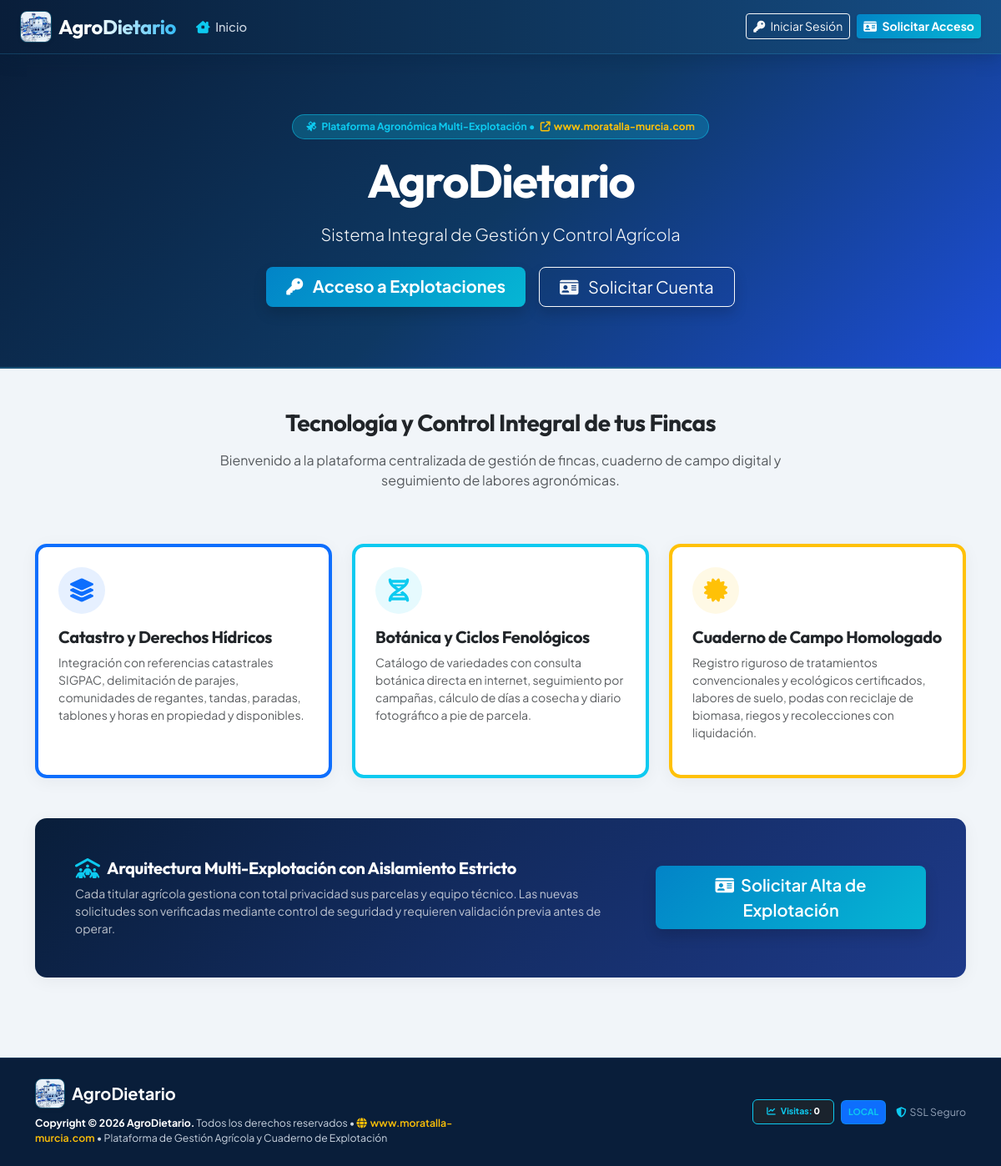
The app's page /views/home.php with its own data.
### tables this page shows
CREATE TABLE configuracion_web (
    id_config INT AUTO_INCREMENT PRIMARY KEY,
    titulo_portal VARCHAR(150) NOT NULL DEFAULT 'AgroDietario - Gestión Agrícola',
    subtitulo_portal VARCHAR(255) NULL DEFAULT 'Control agronómico, trazabilidad de fincas y cuaderno de explotación digital',
    descripcion_bienvenida TEXT NULL,
    telefono_soporte VARCHAR(50) NULL,
    email_contacto VARCHAR(120) NULL,
    permitir_registro_publico TINYINT(1) NOT NULL DEFAULT 1,
    usar_captcha TINYINT(1) NOT NULL DEFAULT 1,
    mensaje_pendiente_aprobacion TEXT NULL,
    color_primario VARCHAR(20) DEFAULT '#2e7d32',
    fanegas_por_hectarea DECIMAL(8,4) NOT NULL DEFAULT 3.0000,
    actualizado_el TIMESTAMP DEFAULT CURRENT_TIMESTAMP ON UPDATE CURRENT_TIMESTAMP
);

### src/Services/Auth.php (called while the page is built, shortened)
<?php
class Auth {
    public static function check() {
        return !empty($_SESSION['user_id']);
    }
}

### views/home.php (the view, shortened to what this page needs)
<?php
require_once VIEWS_PATH . '/layouts/header.php';
$config = array(
    'titulo' => 'AgroDietario - Gestión Agrícola de Precisión',
    'subtitulo' => 'Control agronómico, teledetección de parcelas, turnos de riego y cuaderno de explotación digital',
    'descripcion' => 'Diseñado para propietarios, cooperativas y explotaciones agrícolas profesionales que requieren un control riguroso de parcelas catastrales, labores de campo, tratamientos fitosanitarios y ecológicos certificados, y trazabilidad total.'
);
try {
    $db = Database::getConnection();
    $stmt = $db->query("SELECT * FROM configuracion_web LIMIT 1");
    if ($row = $stmt->fetch()) {
        $config['titulo'] = $row['titulo_portal'] ? $row['titulo_portal'] : $config['titulo'];
        $config['subtitulo'] = $row['subtitulo_portal'] ? $row['subtitulo_portal'] : $config['subtitulo'];
        $config['descripcion'] = $row['descripcion_bienvenida'] ? $row['descripcion_bienvenida'] : $config['descripcion'];
    }
} catch (Exception $e) {
}
?>
<div class="text-white py-5 position-relative overflow-hidden" style="background: linear-gradient(135deg, #091e3a 0%, #0e3863 50%, #1d4ed8 100%); border-bottom: 2px solid rgba(56, 189, 248, 0.3);">
    <div class="container py-4 text-center position-relative" style="z-index: 2;">
        <span class="badge bg-info bg-opacity-25 text-info px-3 py-2 rounded-pill fw-bold mb-3 border border-info border-opacity-50">
            <i class="fa-solid fa-satellite me-1"></i> Plataforma Agronómica Multi-Explotación &bull; <a href="https://www.moratalla-murcia.com" target="_blank" rel="noopener noreferrer" class="text-warning text-decoration-none"><i class="fa-solid fa-arrow-up-right-from-square ms-1 me-1"></i>www.moratalla-murcia.com</a>
        </span>
        <h1 class="display-4 fw-bold mb-3" style="letter-spacing: -0.03em;"><?= htmlspecialchars($config['titulo']) ?></h1>
        <p class="lead col-lg-8 mx-auto text-light opacity-90 mb-4"><?= htmlspecialchars($config['subtitulo']) ?></p>
        <div class="d-flex justify-content-center gap-3">
            <?php if (Auth::check()): ?>
                <a href="<?= APP_URL ?>/dashboard" class="btn btn-cyan btn-lg fw-bold px-4 shadow">
                    <i class="fa-solid fa-chart-pie me-2"></i> Ir a mi Panel de Control
                </a>
            <?php else: ?>
                <a href="<?= APP_URL ?>/login" class="btn btn-cyan btn-lg fw-bold px-4 shadow">
                    <i class="fa-solid fa-key me-2"></i> Acceso a Explotaciones
                </a>
                <a href="<?= APP_URL ?>/register" class="btn btn-outline-light btn-lg px-4 shadow">
                    <i class="fa-solid fa-id-card me-2"></i> Solicitar Cuenta
                </a>
            <?php endif; ?>
        </div>
    </div>
</div>
<div class="container py-5">
    <div class="row text-center mb-5">
        <div class="col-lg-8 mx-auto">
            <h3 class="fw-bold text-dark mb-3">Tecnología y Control Integral de tus Fincas</h3>
            <p class="text-muted"><?= nl2br(htmlspecialchars($config['descripcion'])) ?></p>
        </div>
    </div>
    <div class="row g-4">
        <div class="col-md-4">
            <div class="card card-custom h-100 p-4 border-top border-4 border-primary">
                <div class="d-inline-flex align-items-center justify-content-center rounded-circle bg-primary bg-opacity-10 text-primary mb-3" style="width: 56px; height: 56px;">
                    <i class="fa-solid fa-layer-group fs-3"></i>
                </div>
                <h5 class="fw-bold text-dark">Catastro y Derechos Hídricos</h5>
                <p class="text-muted small">
                    Integración con referencias catastrales SIGPAC, delimitación de parajes, comunidades de regantes, tandas, paradas, tablones y horas en propiedad y disponibles.
                </p>
            </div>
        </div>
        <div class="col-md-4">
            <div class="card card-custom h-100 p-4 border-top border-4 border-info">
                <div class="d-inline-flex align-items-center justify-content-center rounded-circle bg-info bg-opacity-10 text-info mb-3" style="width: 56px; height: 56px;">
                    <i class="fa-solid fa-dna fs-3"></i>
                </div>
                <h5 class="fw-bold text-dark">Botánica y Ciclos Fenológicos</h5>
                <p class="text-muted small">
                    Catálogo de variedades con consulta botánica directa en internet, seguimiento por campañas, cálculo de días a cosecha y diario fotográfico a pie de parcela.
                </p>
            </div>
        </div>
        <div class="col-md-4">
            <div class="card card-custom h-100 p-4 border-top border-4 border-warning">
                <div class="d-inline-flex align-items-center justify-content-center rounded-circle bg-warning bg-opacity-10 text-warning mb-3" style="width: 56px; height: 56px;">
                    <i class="fa-solid fa-certificate fs-3"></i>
                </div>
                <h5 class="fw-bold text-dark">Cuaderno de Campo Homologado</h5>
                <p class="text-muted small">
                    Registro riguroso de tratamientos convencionales y ecológicos certificados, labores de suelo, podas con reciclaje de biomasa, riegos y recolecciones con liquidación.
                </p>
            </div>
        </div>
    </div>
    <div class="card card-custom mt-5 p-4 p-md-5 border-0 text-white" style="background: linear-gradient(135deg, #091e3a 0%, #1e3a8a 100%);">
        <div class="row align-items-center">
            <div class="col-lg-8">
                <div class="d-flex align-items-center gap-2 mb-2 text-info">
                    <i class="fa-solid fa-people-roof fs-4"></i>
                    <h5 class="fw-bold mb-0 text-white">Arquitectura Multi-Explotación con Aislamiento Estricto</h5>
                </div>
                <p class="text-light opacity-75 mb-0 small">
                    Cada titular agrícola gestiona con total privacidad sus parcelas y equipo técnico. Las nuevas solicitudes son verificadas mediante control de seguridad y requieren validación previa antes de operar.
                </p>
            </div>
            <div class="col-lg-4 text-lg-end mt-4 mt-lg-0">
                <a href="<?= APP_URL ?>/register" class="btn btn-cyan btn-lg px-4 shadow">
                    <i class="fa-solid fa-id-card me-2"></i>Solicitar Alta de Explotación
                </a>
            </div>
        </div>
    </div>
</div>
<?php require_once VIEWS_PATH . '/layouts/footer.php'; ?>

### views/layouts/header.php (style rules this page uses)
:root { --ag-blue-primary: #1d4ed8; --ag-blue-hover: #1e40af; --ag-blue-dark: #091e3a; --ag-blue-surface: #0f2b48; --ag-blue-cyan: #06b6d4; --ag-blue-sky: #38bdf8; --ag-bg-body: #f1f5f9; --ag-card-border: #e2e8f0; }
body { background-color: var(--ag-bg-body); font-family: 'Plus Jakarta Sans', system-ui, -apple-system, sans-serif; color: #1e293b; min-height: 100vh; display: flex; flex-direction: column; }
h1, h2, h3, h4, h5, h6, .navbar-brand { font-family: 'Outfit', sans-serif; letter-spacing: -0.02em; }
.btn-cyan { background: linear-gradient(135deg, #0284c7 0%, #06b6d4 100%); color: #ffffff; border: none; font-weight: 600; }
.card-custom { border: 1px solid var(--ag-card-border); border-radius: 14px; box-shadow: 0 4px 20px rgba(15, 23, 42, 0.05); background: #ffffff; transition: transform 0.2s ease, box-shadow 0.2s ease; }

### records on screen
configuracion_web: titulo_portal "AgroDietario", subtitulo_portal "Sistema Integral de Gestión y Control Agrícola", descripcion_bienvenida "Bienvenido a la plataforma centralizada de gestión de fincas, cuaderno de campo digital y seguimiento de labores agronómicas."

### other values on screen
$footerTitle "AgroDietario"
$contadorVisitas "0"
APP_ENV "LOCAL"
